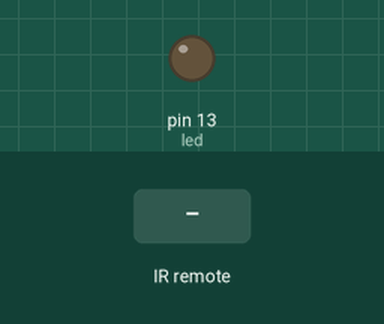
Bench run of a sketch on a simulated Arduino Uno, built with avr-gcc and run on an emulated ATmega328P. On the bench: output pins drawn as LEDs (lit = HIGH). The test bench sets the inputs (shaded band).

Above: at 1.2 s.
1.3 s: infrared code 0xFFA25D received
At 1.9 s:
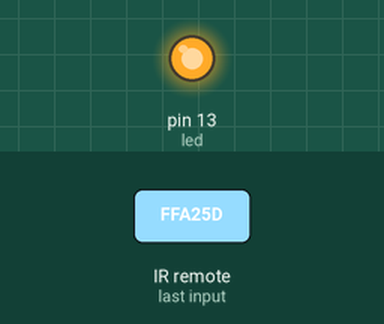
2.8 s: infrared code 0xFF629D received
At 3.1 s:
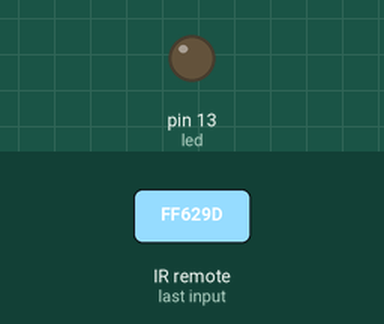
Timing chart, 0 to 5.8 s (numbered marks = the images above; inputs shaded):
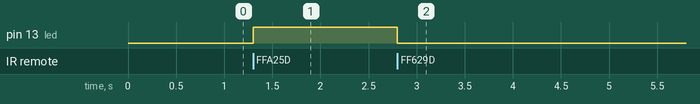

Measured:
- after the input at 1.3 s, pin 13 (led): LOW → HIGH at once
- after the input at 2.8 s, pin 13 (led): HIGH → LOW at once

The sketch:

controle_ir_receptor.ino
```cpp
#include <IRremote.h>

const int led = 13;
IRrecv irrecv(11);
decode_results results;

void setup() {
  pinMode(led, OUTPUT);
  irrecv.enableIRIn();
}

void loop() {
  if (irrecv.decode(&results)) {
    if (results.value == 0xFFA25D) {
      digitalWrite(led, HIGH);
    }
    if (results.value == 0xFF629D) {
      digitalWrite(led, LOW);
    }
    irrecv.resume();
  }
}
```
